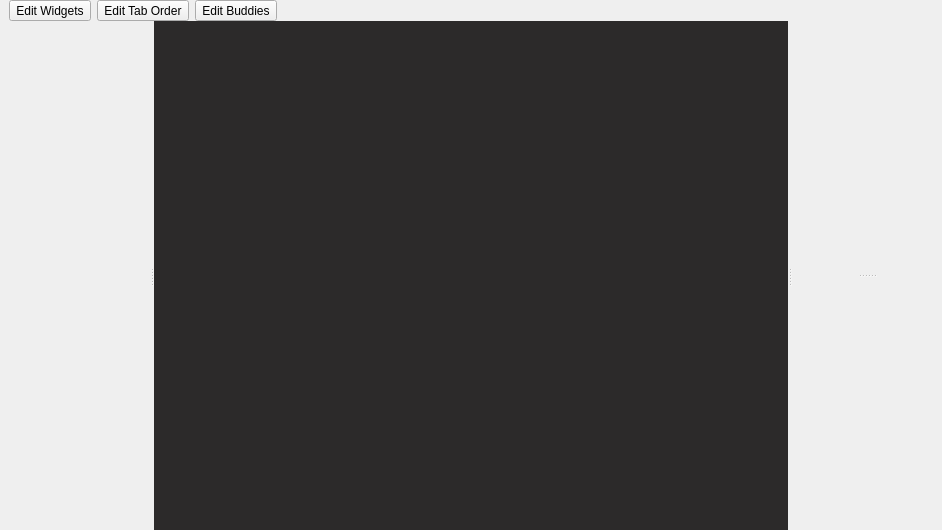
<?xml version="1.0" encoding="UTF-8"?>
<ui version="4.0">
 <class>EmbeddedDesignerForm</class>
 <widget class="QWidget" name="EmbeddedDesignerForm">
  <property name="geometry">
   <rect>
    <x>0</x>
    <y>0</y>
    <width>942</width>
    <height>530</height>
   </rect>
  </property>
  <property name="sizePolicy">
   <sizepolicy hsizetype="Expanding" vsizetype="Expanding">
    <horstretch>0</horstretch>
    <verstretch>0</verstretch>
   </sizepolicy>
  </property>
  <property name="windowTitle">
   <string>Form</string>
  </property>
  <layout class="QVBoxLayout" name="verticalLayout">
   <property name="spacing">
    <number>0</number>
   </property>
   <property name="margin">
    <number>0</number>
   </property>
   <item>
    <widget class="QWidget" name="widget" native="true">
     <layout class="QHBoxLayout" name="horizontalLayout">
      <property name="topMargin">
       <number>0</number>
      </property>
      <property name="bottomMargin">
       <number>0</number>
      </property>
      <item>
       <widget class="QToolButton" name="editWidgetsBtn">
        <property name="text">
         <string>Edit Widgets</string>
        </property>
        <property name="icon">
         <iconset resource="EmbeddedDesigner.qrc">
          <normaloff>:/images/images/widgettool.png</normaloff>:/images/images/widgettool.png</iconset>
        </property>
        <property name="checkable">
         <bool>true</bool>
        </property>
        <property name="autoExclusive">
         <bool>true</bool>
        </property>
        <property name="id" stdset="0">
         <string>widgets</string>
        </property>
        <attribute name="buttonGroup">
         <string>editSwitch</string>
        </attribute>
       </widget>
      </item>
      <item>
       <widget class="QToolButton" name="editTabBtn">
        <property name="text">
         <string>Edit Tab Order</string>
        </property>
        <property name="icon">
         <iconset resource="EmbeddedDesigner.qrc">
          <normaloff>:/images/images/tabordertool.png</normaloff>:/images/images/tabordertool.png</iconset>
        </property>
        <property name="checkable">
         <bool>true</bool>
        </property>
        <property name="autoExclusive">
         <bool>true</bool>
        </property>
        <property name="id" stdset="0">
         <string>tabs</string>
        </property>
        <attribute name="buttonGroup">
         <string>editSwitch</string>
        </attribute>
       </widget>
      </item>
      <item>
       <widget class="QToolButton" name="editBuddyBtn">
        <property name="text">
         <string>Edit Buddies</string>
        </property>
        <property name="icon">
         <iconset resource="EmbeddedDesigner.qrc">
          <normaloff>:/images/images/buddytool.png</normaloff>:/images/images/buddytool.png</iconset>
        </property>
        <property name="checkable">
         <bool>true</bool>
        </property>
        <property name="autoExclusive">
         <bool>true</bool>
        </property>
        <property name="id" stdset="0">
         <string>buddies</string>
        </property>
        <attribute name="buttonGroup">
         <string>editSwitch</string>
        </attribute>
       </widget>
      </item>
      <item>
       <spacer name="horizontalSpacer">
        <property name="orientation">
         <enum>Qt::Horizontal</enum>
        </property>
        <property name="sizeHint" stdset="0">
         <size>
          <width>40</width>
          <height>0</height>
         </size>
        </property>
       </spacer>
      </item>
     </layout>
    </widget>
   </item>
   <item>
    <widget class="QSplitter" name="splitter_2">
     <property name="sizePolicy">
      <sizepolicy hsizetype="Expanding" vsizetype="Expanding">
       <horstretch>0</horstretch>
       <verstretch>0</verstretch>
      </sizepolicy>
     </property>
     <property name="orientation">
      <enum>Qt::Horizontal</enum>
     </property>
     <widget class="QWidget" name="widgetsPlace" native="true">
      <property name="sizePolicy">
       <sizepolicy hsizetype="Preferred" vsizetype="Preferred">
        <horstretch>0</horstretch>
        <verstretch>0</verstretch>
       </sizepolicy>
      </property>
      <property name="minimumSize">
       <size>
        <width>150</width>
        <height>0</height>
       </size>
      </property>
      <layout class="QVBoxLayout" name="verticalLayout_2">
       <property name="spacing">
        <number>0</number>
       </property>
       <property name="margin">
        <number>0</number>
       </property>
      </layout>
     </widget>
     <widget class="QMdiArea" name="formPlace">
      <property name="frameShape">
       <enum>QFrame::NoFrame</enum>
      </property>
      <property name="frameShadow">
       <enum>QFrame::Plain</enum>
      </property>
      <property name="verticalScrollBarPolicy">
       <enum>Qt::ScrollBarAsNeeded</enum>
      </property>
      <property name="horizontalScrollBarPolicy">
       <enum>Qt::ScrollBarAsNeeded</enum>
      </property>
      <property name="background">
       <brush brushstyle="SolidPattern">
        <color alpha="255">
         <red>44</red>
         <green>42</green>
         <blue>42</blue>
        </color>
       </brush>
      </property>
     </widget>
     <widget class="QSplitter" name="splitter">
      <property name="minimumSize">
       <size>
        <width>150</width>
        <height>0</height>
       </size>
      </property>
      <property name="orientation">
       <enum>Qt::Vertical</enum>
      </property>
      <widget class="QWidget" name="objectsPlace" native="true">
       <property name="minimumSize">
        <size>
         <width>150</width>
         <height>0</height>
        </size>
       </property>
       <layout class="QVBoxLayout" name="verticalLayout_3">
        <property name="spacing">
         <number>0</number>
        </property>
        <property name="margin">
         <number>0</number>
        </property>
       </layout>
      </widget>
      <widget class="QWidget" name="propertyPlace" native="true">
       <property name="minimumSize">
        <size>
         <width>150</width>
         <height>0</height>
        </size>
       </property>
       <layout class="QVBoxLayout" name="verticalLayout_4">
        <property name="spacing">
         <number>0</number>
        </property>
        <property name="margin">
         <number>0</number>
        </property>
       </layout>
      </widget>
     </widget>
    </widget>
   </item>
  </layout>
 </widget>
 <resources>
  <include location="EmbeddedDesigner.qrc"/>
 </resources>
 <connections/>
 <buttongroups>
  <buttongroup name="editSwitch"/>
 </buttongroups>
</ui>
